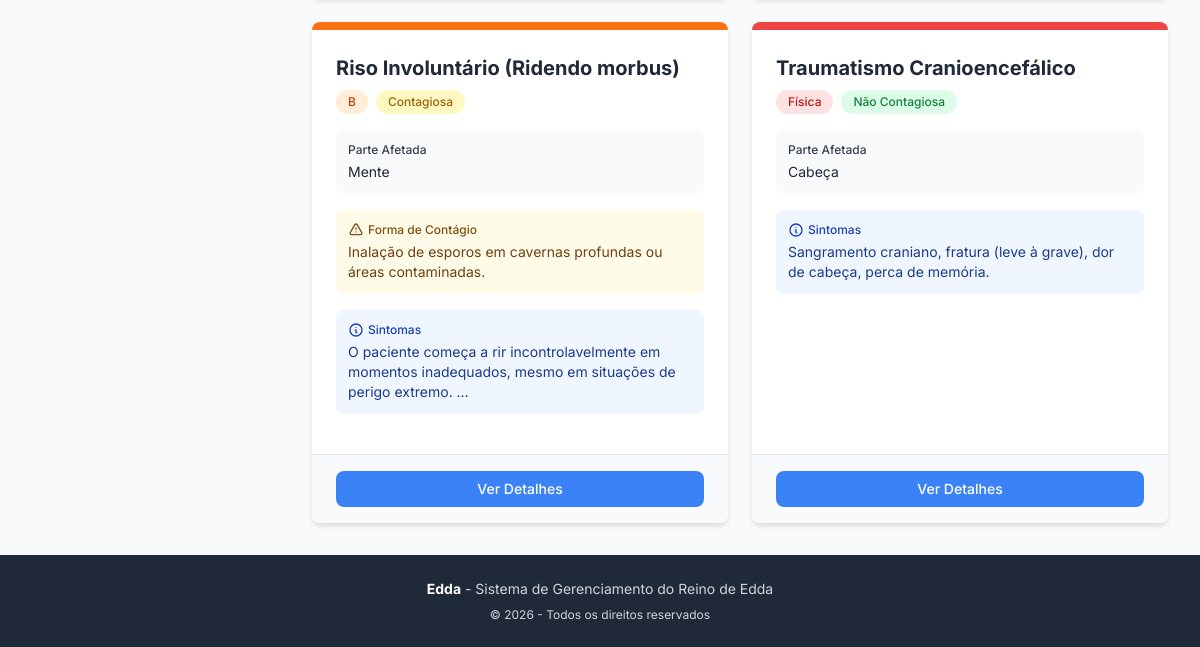
The page /doencas/ (signed in, lower part) on the database as committed earlier.
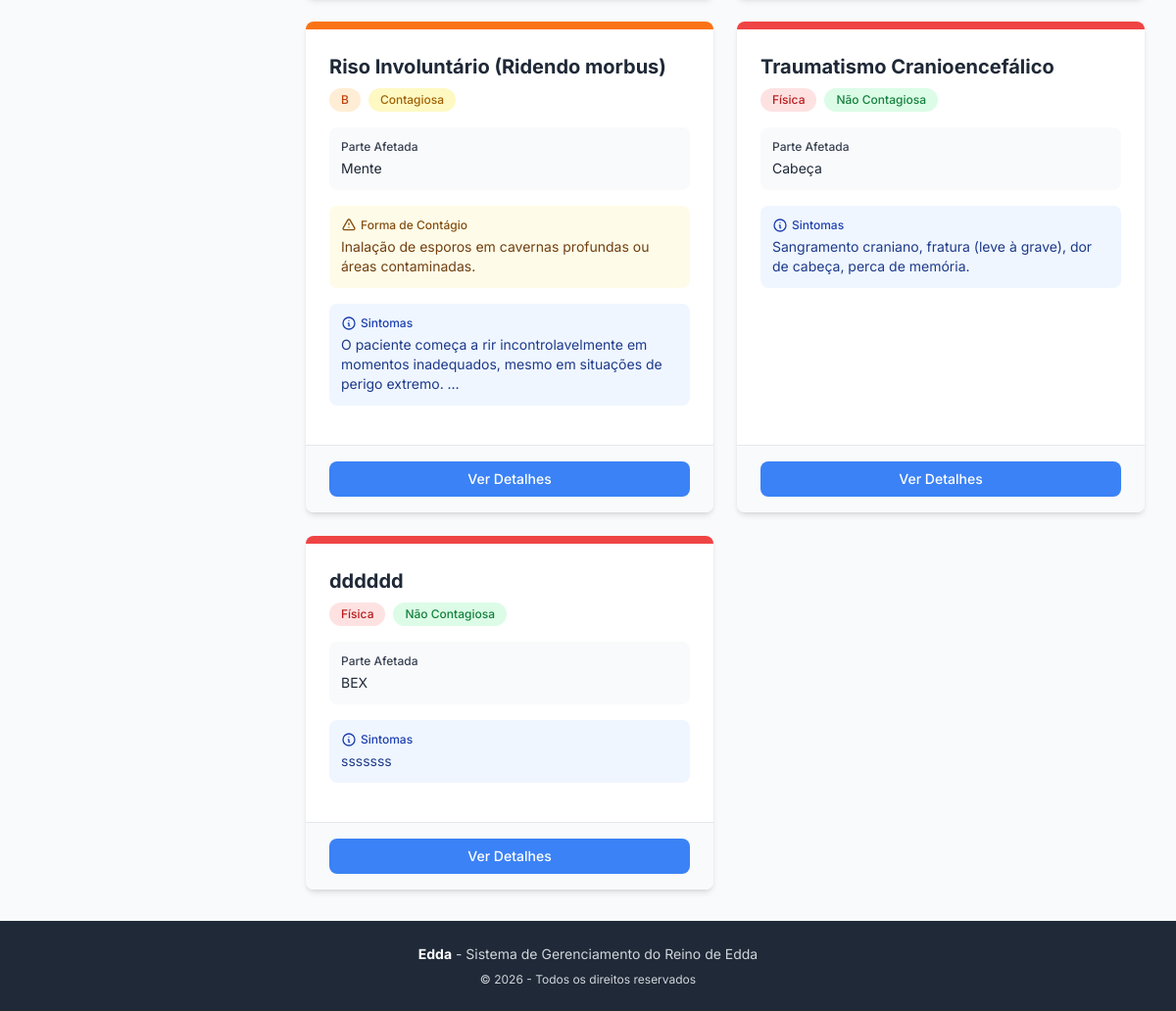
The same page on the database as committed later.
### core/models.py (models this page shows, shortened)
class Doenca(models.Model):
    nome = models.CharField(max_length=100)
    origem = models.TextField(blank=True)
    contagiosa = models.BooleanField(default=False)
    forma_contagio = models.CharField(max_length=255, blank=True, null=True)
    parte_afetada = models.CharField(max_length=3, choices=PARTES_CORPO)
    tipo = models.CharField(max_length=1, choices=TIPO_DOENCA)
    sintomas = models.TextField('Sintomas', blank=True, help_text="Descreva os sintomas, separados por vírgula")
    tratamento = models.TextField(blank=True, help_text="Protocolo de tratamento recomendado")
    reacoes_esperadas = models.TextField(blank=True, help_text="Reações esperadas ao tratamento")
    class Meta:
        verbose_name = "Doença"
        verbose_name_plural = "Doenças"
        ordering = ['nome']

### core/views.py (the view)
# urls.py: path('doencas/', DoencaListView.as_view(), name='doenca-list'),
class DoencaListView(LoginRequiredMixin, ListView):
    model = Doenca
    template_name = 'core/doenca_list.html'
    context_object_name = 'doencas'
    def get_queryset(self):
        queryset = super().get_queryset()
        nome = self.request.GET.get('nome')
        tipo = self.request.GET.get('tipo')
        sintoma_query = self.request.GET.get('sintoma', '').strip()
        if nome:
            queryset = queryset.filter(nome__icontains=nome)
        if tipo:
            queryset = queryset.filter(tipo=tipo)
        if sintoma_query:
            termos = [termo.strip() for termo in sintoma_query.replace(',', ' ').split()]
            q_objects = Q()
            for termo in termos:
                q_objects |= Q(sintomas__icontains=termo)
            queryset = queryset.filter(q_objects)
        return queryset

### core/context_processors.py (called while the page is built)
def medico_context(request):
    is_medico = request.user.is_authenticated and request.user.tipo == 'MED'
    is_admin = request.user.is_authenticated and request.user.tipo == 'ADM'
    return {
        'is_medico': is_medico,
        'is_admin': is_admin,
        'is_medico_or_admin': is_medico or is_admin
    }

### core/templates/core/doenca_list.html (shortened to what the changed rows need)
{% extends 'core/base.html' %}
{% load static %}
{% block content %}
<div class="flex flex-col lg:flex-row gap-6">
    <main class="flex-1">
        <div class="grid grid-cols-1 md:grid-cols-2 xl:grid-cols-3 gap-6">
            {% if doencas %}
                {% for doenca in doencas %}
                <div class="bg-white rounded-lg shadow-md hover:shadow-xl transition-all duration-300 overflow-hidden flex flex-col">
                    <div class="h-2 {% if doenca.tipo == 'F' %}bg-red-500{% elif doenca.tipo == 'M' %}bg-purple-500{% else %}bg-orange-500{% endif %}"></div>
                    <div class="p-6 flex-1">
                        <div class="flex items-start justify-between mb-4">
                            <div class="flex-1">
                                <h3 class="text-xl font-bold text-gray-800 mb-2">{{ doenca.nome }}</h3>
                                <div class="flex gap-2 flex-wrap">
                                    <span class="px-3 py-1 {% if doenca.tipo == 'F' %}bg-red-100 text-red-700{% elif doenca.tipo == 'M' %}bg-purple-100 text-purple-700{% else %}bg-orange-100 text-orange-700{% endif %} rounded-full text-xs font-medium">
                                        {{ doenca.get_tipo_display }}
                                    </span>
                                    <span class="px-3 py-1 {% if doenca.contagiosa %}bg-yellow-100 text-yellow-700{% else %}bg-green-100 text-green-700{% endif %} rounded-full text-xs font-medium">
                                        {% if doenca.contagiosa %}Contagiosa{% else %}Não Contagiosa{% endif %}
                                    </span>
                                </div>
                            </div>
                        </div>
                        <div class="bg-gray-50 p-3 rounded-lg mb-4">
                            <p class="text-gray-700 text-xs font-medium mb-1">Parte Afetada</p>
                            <p class="text-gray-800 text-sm">{{ doenca.get_parte_afetada_display }}</p>
                        </div>
                        {% if doenca.contagiosa and doenca.forma_contagio %}
                        <div class="bg-yellow-50 p-3 rounded-lg mb-4">
                            <p class="text-yellow-800 text-xs font-medium mb-1 flex items-center gap-1">
                                <svg class="w-4 h-4" fill="none" stroke="currentColor" viewBox="0 0 24 24">
                                    <path stroke-linecap="round" stroke-linejoin="round" stroke-width="2" d="M12 9v2m0 4h.01m-6.938 4h13.856c1.54 0 2.502-1.667 1.732-3L13.732 4c-.77-1.333-2.694-1.333-3.464 0L3.34 16c-.77 1.333.192 3 1.732 3z"></path>
                                </svg>
                                Forma de Contágio
                            </p>
                            <p class="text-yellow-900 text-sm">{{ doenca.forma_contagio|truncatewords:12 }}</p>
                        </div>
                        {% endif %}
                        {% if doenca.sintomas %}
                        <div class="bg-blue-50 p-3 rounded-lg mb-4">
                            <p class="text-blue-800 text-xs font-medium mb-1 flex items-center gap-1">
                                <svg class="w-4 h-4" fill="none" stroke="currentColor" viewBox="0 0 24 24">
                                    <path stroke-linecap="round" stroke-linejoin="round" stroke-width="2" d="M13 16h-1v-4h-1m1-4h.01M21 12a9 9 0 11-18 0 9 9 0 0118 0z"></path>
                                </svg>
                                Sintomas
                            </p>
                            <p class="text-blue-900 text-sm">{{ doenca.sintomas|truncatewords:15 }}</p>
                        </div>
                        {% else %}
                        <div class="bg-gray-50 p-3 rounded-lg mb-4">
                            <p class="text-gray-500 text-xs font-medium mb-1">Sintomas</p>
                            <p class="text-gray-400 text-sm italic">Não informado</p>
                        </div>
                        {% endif %}
                    </div>
                    <div class="px-6 py-4 bg-gray-50 border-t border-gray-200">
                        <div class="flex gap-2">
                            <a href="{% url 'doenca-detail' doenca.pk %}"
                               class="flex-1 px-4 py-2 bg-blue-500 text-white rounded-lg hover:bg-blue-600 transition-colors duration-200 text-center text-sm font-medium">
                                Ver Detalhes
                            </a>
                        </div>
                    </div>
                </div>
                {% endfor %}
            {% endif %}
        </div>
    </main>
</div>
{% endblock %}

Rows that differ between the two databases and show on the page:
added Doenca: nome "dddddd", tipo "Física", contagiosa "Não Contagiosa", parte_afetada "BEX", sintomas "sssssss"
